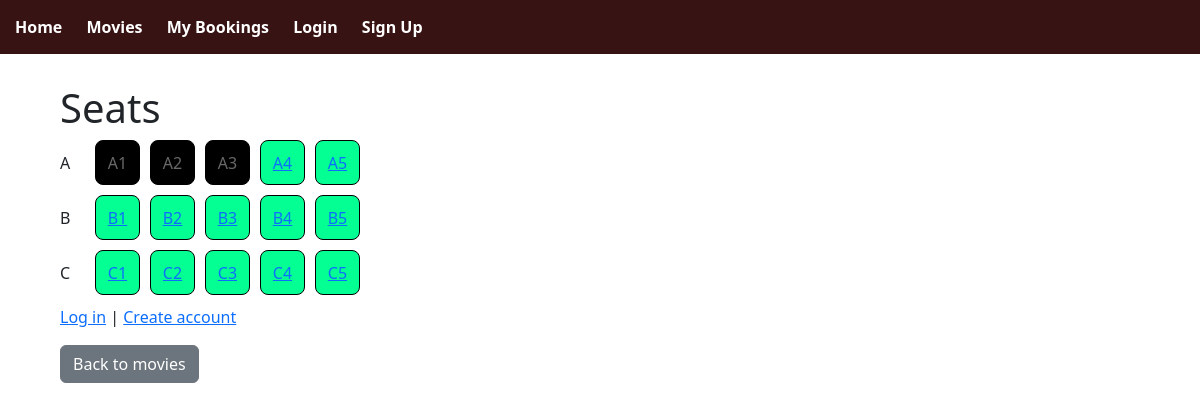
Page /showings/1/seats/ on the earlier database version.
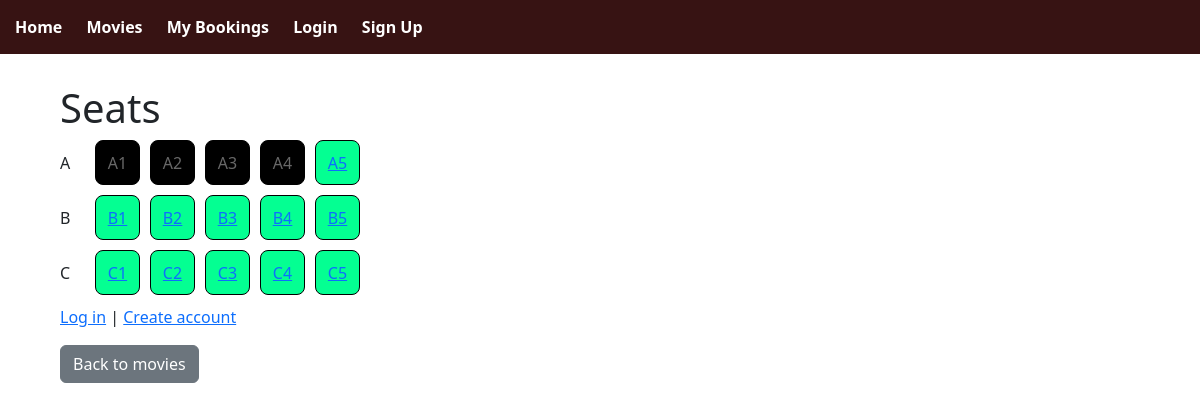
Same page on the later database version.
### bookings/models.py (models this page shows, shortened)
class Seat(models.Model):
    showing = models.ForeignKey(Showing, on_delete=models.CASCADE)
    seat_number = models.CharField(max_length=5)
    booking_status = models.BooleanField()

### bookings/views.py (the view)
# urls.py: path('showings/<int:showing_id>/seats/', views.seat_list, name='seat_list'),
def seat_list(request, showing_id):
    seats = Seat.objects.filter(showing_id=showing_id)
    def parse_seat(seat_num: str):
        match = re.match(r"^([A-Za-z]+)(\d+)$", seat_num.strip())
        if not match:
            return (seat_num, 0)
        row = match.group(1).upper()
        num = int(match.group(2))
        return (row, num)
    seat_rows = defaultdict(list)
    for seat in seats:
        row, num = parse_seat(seat.seat_number)
        seat_rows[row].append((num, seat))
    ordered_rows = []
    for row in sorted(seat_rows.keys()):
        ordered_seats = [seat for (num, seat) in sorted(seat_rows[row], key=lambda x: x[0])]
        ordered_rows.append((row, ordered_seats))
    return render(request, "bookings/seat_booking.html", {"seat_rows": ordered_rows})

### bookings/templates/bookings/seat_booking.html (shortened to what this page needs)
<!DOCTYPE html>
{% extends "bookings/base.html" %}
{% block content %}
<html>
<body>
    <h1>Seats</h1>
{% for row, seats in seat_rows %}
  <div class="seat-row">
    <div class="row-label">{{ row }}</div>
    {% for seat in seats %}
      {% if seat.booking_status %}
        <span class="seat seat-booked">{{ seat.seat_number }}</span>
      {% else %}
        <a
          class="seat seat-available"
          href="{% url 'book_seat' seat.id %}"
          onclick="return confirm('Book seat {{ seat.seat_number }}?')"
        >
          {{ seat.seat_number }}
        </a>
      {% endif %}
    {% endfor %}
  </div>
{% endfor %}
{% if not user.is_authenticated %}
<p>
  <a href="/accounts/login/">Log in</a> |
  <a href="/signup/">Create account</a>
</p>
{% endif %}
<a href="{% url 'movie_list' %}" class="btn btn-secondary">Back to movies</a>
</body>
</html>
{% endblock %}

Differences in the rows shown:
changed Seat (number 4 of 15 on the later page): booking_status False → True (drawn)
